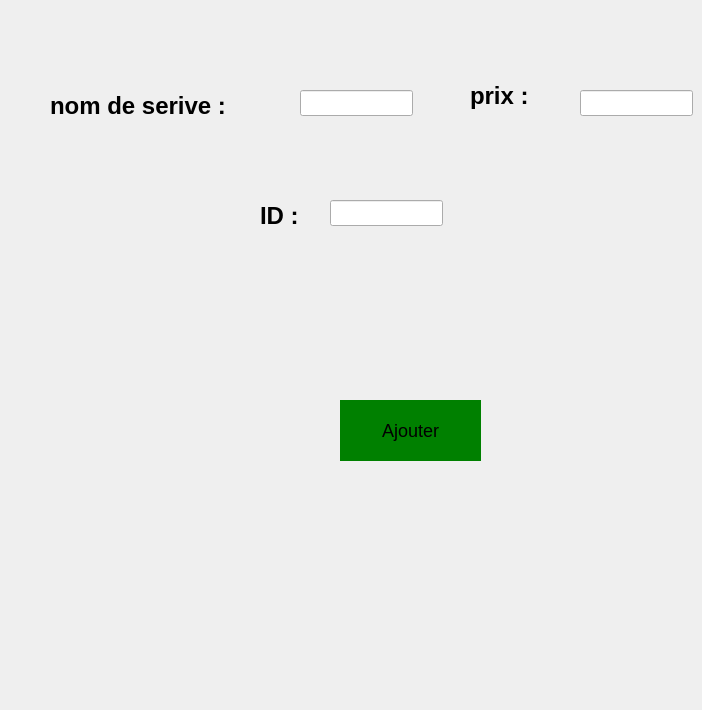
      <widget class="QWidget" name="tab_23">
       <attribute name="icon">
        <iconset resource="resource.qrc">
         <normaloff>:/images/add.png</normaloff>:/images/add.png</iconset>
       </attribute>
       <attribute name="title">
        <string>Ajouter</string>
       </attribute>
       <widget class="QLabel" name="label_47">
        <property name="geometry">
         <rect>
          <x>50</x>
          <y>80</y>
          <width>221</width>
          <height>51</height>
         </rect>
        </property>
        <property name="styleSheet">
         <string notr="true">QLabel {
    font-family: 'Arial';    /* You can change this to any preferred font */
    font-size: 24px;         /* Adjust this value for the desired text size */
    color: #000000;          /* Dark color code */
    font-weight: bold;       /* Makes the text bold */
}
</string>
        </property>
        <property name="text">
         <string>nom de serive :</string>
        </property>
       </widget>
       <widget class="QLineEdit" name="lineEdit_33">
        <property name="geometry">
         <rect>
          <x>300</x>
          <y>90</y>
          <width>113</width>
          <height>26</height>
         </rect>
        </property>
       </widget>
       <widget class="QLabel" name="label_48">
        <property name="geometry">
         <rect>
          <x>470</x>
          <y>70</y>
          <width>221</width>
          <height>51</height>
         </rect>
        </property>
        <property name="styleSheet">
         <string notr="true">QLabel {
    font-family: 'Arial';    /* You can change this to any preferred font */
    font-size: 24px;         /* Adjust this value for the desired text size */
    color: #000000;          /* Dark color code */
    font-weight: bold;       /* Makes the text bold */
}
</string>
        </property>
        <property name="text">
         <string>prix :</string>
        </property>
       </widget>
       <widget class="QLineEdit" name="lineEdit_34">
        <property name="geometry">
         <rect>
          <x>580</x>
          <y>90</y>
          <width>113</width>
          <height>26</height>
         </rect>
        </property>
       </widget>
       <widget class="QLabel" name="label_50">
        <property name="geometry">
         <rect>
          <x>260</x>
          <y>190</y>
          <width>221</width>
          <height>51</height>
         </rect>
        </property>
        <property name="styleSheet">
         <string notr="true">QLabel {
    font-family: 'Arial';    /* You can change this to any preferred font */
    font-size: 24px;         /* Adjust this value for the desired text size */
    color: #000000;          /* Dark color code */
    font-weight: bold;       /* Makes the text bold */
}
</string>
        </property>
        <property name="text">
         <string>ID :</string>
        </property>
       </widget>
       <widget class="QLineEdit" name="lineEdit_36">
        <property name="geometry">
         <rect>
          <x>330</x>
          <y>200</y>
          <width>113</width>
          <height>26</height>
         </rect>
        </property>
       </widget>
       <widget class="QLabel" name="label_61">
        <property name="geometry">
         <rect>
          <x>0</x>
          <y>530</y>
          <width>221</width>
          <height>171</height>
         </rect>
        </property>
        <property name="text">
         <string/>
        </property>
        <property name="pixmap">
         <pixmap resource="resource.qrc">:/images/Shinny__7_-removebg-preview.png</pixmap>
        </property>
        <property name="scaledContents">
         <bool>true</bool>
        </property>
       </widget>
       <widget class="QPushButton" name="pushButton_16">
        <property name="geometry">
         <rect>
          <x>340</x>
          <y>400</y>
          <width>141</width>
          <height>61</height>
         </rect>
        </property>
        <property name="styleSheet">
         <string notr="true">QPushButton {
    color: #000000;          /* Text color: deep black */
    font-size: 18px;         /* Text size: slightly bigger */
    background-color: green; /* Button background color */
    border: none;            /* Optional: Remove the border */
    padding: 10px;           /* Optional: Add padding for a better look */
}

QPushButton:hover {
    background-color: darkgreen; /* Optional: Change background color on hover */
}

QPushButton:pressed {
    background-color: lightgreen; /* Optional: Change background color on press */
}
</string>
        </property>
        <property name="text">
         <string>Ajouter</string>
        </property>
       </widget>
      </widget>
